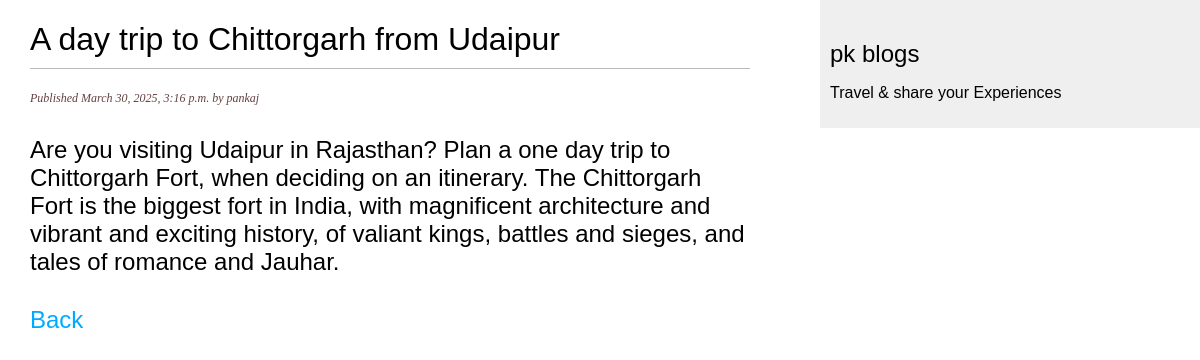
The app's page /post/2025/3/30/a-day-trip-to-chittorgarh-from-udaipur with its own data.
### posts/models.py (models this page shows, shortened)
class Post(models.Model):
    STATUS_CHOICES = (
        ('DRAFT', 'Draft'),
        ('PUBLISHED', 'Publish')
    )
    title = models.CharField(max_length=250)
    slug = models.SlugField(max_length=250)
    author = models.ForeignKey(User, on_delete=models.CASCADE, default=1)
    body = models.TextField()
    publish = models.DateTimeField(default=timezone.now)
    created = models.DateTimeField(auto_now_add=True)
    updated = models.DateTimeField(auto_now=True)
    status = models.CharField(max_length=10, choices=STATUS_CHOICES, default='DRAFT')
    class META:
        ordering = ['-publish']
        indexes = [
            models.Index(fields=['-publish'])
        ]

### posts/views.py (the view)
# urls.py: path('post/<int:year>/<int:month>/<int:day>/<slug:post_slug>', post_details, name='details')
def post_details(request, year, month, day, post_slug):
    post = Post.objects.get(publish__year=year, publish__month=month, publish__day=day, slug=post_slug, status='PUBLISHED')
    return render(request, 'posts/detail.html', context={'post': post})

### posts/templates/posts/detail.html (shortened to what this page needs)
{% load static%}
<!DOCTYPE html>
<html lang="en">
<head>
    <link href='{% static "css/style.css" %}' rel="stylesheet">
</head>
<body>
    <div id="content">
        <h1>{{ post.title }}</h1>
        <p class="date">Published {{post.publish}} by {{post.author}}</p>
        <h2>{{ post.body }}</h2>
        <a href="{% url "posts:index" %}" ><h2>Back</h2></a>
    </div>
    <div id="sidebar">
        <h2>pk blogs</h2>
        <p>Travel & share your Experiences</p>
    </div>
</body>
</html>

### posts/static/css/style.css (style rules this page uses)
body { margin:0; padding:0; font-family:helvetica, sans-serif; }
a { color:#00abff; text-decoration:none; }
h1 { font-weight:normal; border-bottom:1px solid #bbb; padding:0 0 10px 0; }
h2 { font-weight:normal; margin:30px 0 0; }
#content { float:left; width:60%; padding:0 0 0 30px; }
#sidebar { float:right; width:30%; padding:10px; background:#efefef; height:100%; }
p.date { color: #634141; font-family: georgia, serif; font-size: 12px; font-style: italic; }

### records on screen
Post: title "A day trip to Chittorgarh from Udaipur", publish "March 30, 2025, 3:16 p.m.", author "pankaj", body "Are you visiting Udaipur in Rajasthan? Plan a one day trip to Chittorgarh Fort, when deciding on an itinerary. The Chittorgarh Fort is the biggest fort in India, with magnificent architecture and vibrant and exciting history, of valiant kings, battles and sieges, and tales of romance and Jauhar."
